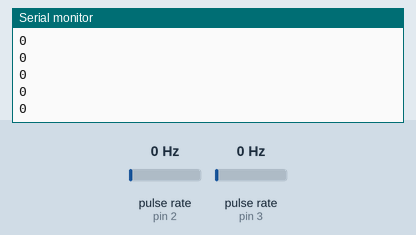
The sketch below on a simulated Arduino Uno, built with avr-gcc and run on an emulated ATmega328P. Shown: the last lines printed to the serial monitor. Wiring (inferred from the names in the program): 2 × pulse sensor: data pin 2 / data pin 3. Inputs (shaded band) come from the test bench; at power-on: pulse rate (sensors on pin 2, pin 3) 0 Hz.

Above: at 1.2 s.
1.3 s: pulse rate (sensor on pin 2) set to 4 Hz
At 2.0 s:
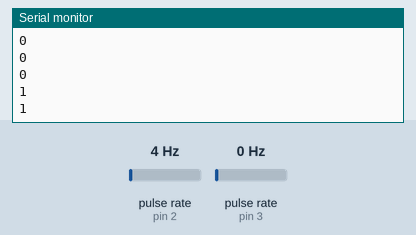
2.8 s: pulse rate (sensor on pin 3) set to 4 Hz
At 3.9 s:
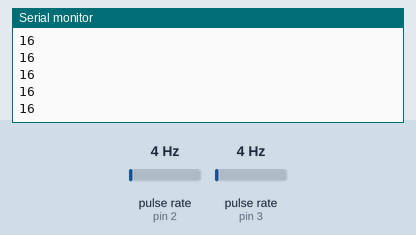
4.3 s: pulse rate (sensor on pin 2) set to 50 Hz
At 4.9 s:
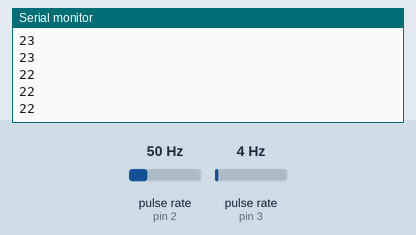
5.8 s: pulse rate (sensor on pin 3) set to 50 Hz
At 6.7 s:
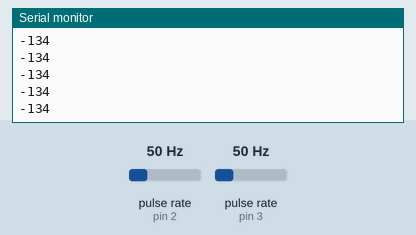
Timing chart, 0 to 8.3 s (numbered marks = the images above; inputs shaded):
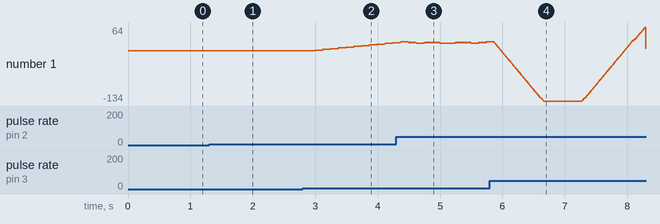

Measured:
- after the input at 1.3 s, the serial monitor: prints a new line after 0.19 s (image 1)
- after the input at 2.8 s, the serial monitor: prints a new line after 0.20 s (image 2)
- after the input at 4.3 s, the serial monitor: prints a new line after 0.08 s (image 3)
- after the input at 5.8 s, the serial monitor: prints a new line after 0.19 s (image 4)
- plotted number 1: 0 → 1 after the input at 1.3 s, 1 → 22 after the input at 2.8 s

The sketch:

Encoder_interrupt_mio.ino
```cpp
//
// You need to check which pin is better to use for your Arduino board here:
// https://www.arduino.cc/en/Reference/AttachInterrupt
//
// You have to change two lines below

int encoderPin1 = 2;
int encoderPin2 = 3;
long int count     = 0;

volatile int lastEncoded = 0;
volatile long encoderValue = 0;

long lastencoderValue = 0;

int lastMSB = 0;
int lastLSB = 0;

void setup() {
  Serial.begin (9600);

  pinMode(encoderPin1, INPUT);
  pinMode(encoderPin2, INPUT);

  digitalWrite(encoderPin1, INPUT_PULLUP); //turn pullup resistor on
  digitalWrite(encoderPin2, INPUT_PULLUP); //turn pullup resistor on

/////////   CHANGE HERE   ////////////////////////////////////////////////////////
  attachInterrupt(0, updateEncoder, CHANGE); //correspond to pin D2 in Arduino UNO
  attachInterrupt(1, updateEncoder, CHANGE); //correspond to pin D3 in Arduino UNO
//////////////////////////////////////////////////////////////////////////////////
}

void loop(){
  Serial.println(encoderValue);
}

void updateEncoder(){
  int MSB = digitalRead(encoderPin1); //MSB = most significant bit
  int LSB = digitalRead(encoderPin2); //LSB = least significant bit

  int encoded = (MSB << 1) |LSB; //converting the 2 pin value to single number
  int sum  = (lastEncoded << 2) | encoded; //adding it to the previous encoded value

  if(sum == 0b1101 || sum == 0b0100 || sum == 0b0010 || sum == 0b1011) encoderValue ++;
  if(sum == 0b1110 || sum == 0b0111 || sum == 0b0001 || sum == 0b1000) encoderValue --;

  lastEncoded = encoded; //store this value for next time
}
```
